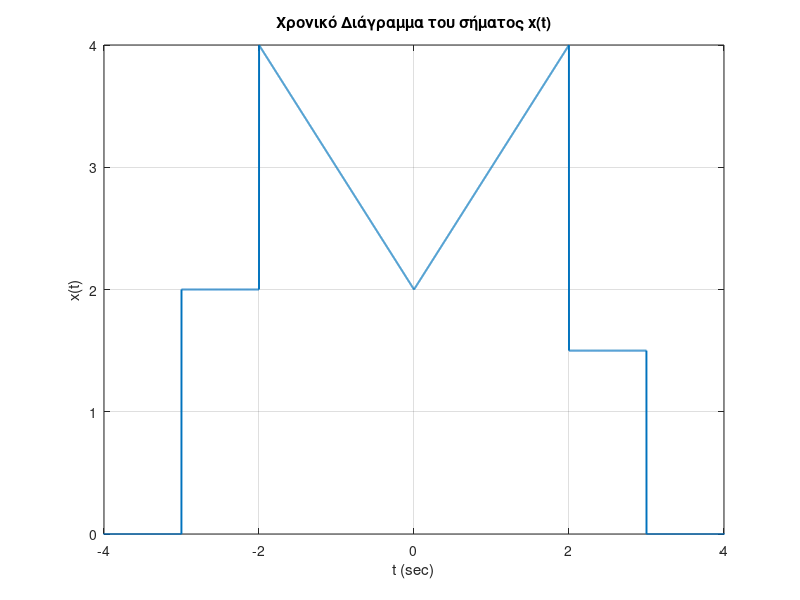

MATLAB code for this plot: (Note: this script raises an error after producing the figure.)
% ================================================================
% spectrum_xt.m
% Υπολογισμός και σχεδίαση του συχνοτικού διαγράμματος πλάτους
% και φάσης του σήματος:
%
% x(t) = 2,     -3 <= t <= -2
%        |t|+2, |t| < 2
%        1.5,   2 <= t < 3
%        0,     αλλού
%
% Ο υπολογισμός του X(jω) γίνεται αριθμητικά με FFT.
% ================================================================

clear; close all; clc;

% === 1. Ορισμός χρονικού διαστήματος και σήματος ===
dt = 0.001;                % χρονικό βήμα (π.χ. 1 ms)
t = -5:dt:5;               % χρονικό διάστημα που περιέχει όλο το σήμα
x = zeros(size(t));        % αρχικοποίηση σήματος

% Ορισμός x(t) σύμφωνα με την εκφώνηση
x(t >= -3 & t <= -2) = 2;                   % 1ο κομμάτι
x(abs(t) < 2) = abs(t(abs(t) < 2)) + 2;     % 2ο κομμάτι (|t|+2)
x(t >= 2 & t < 3) = 1.5;                    % 3ο κομμάτι
% αλλού το x(t) είναι ήδη 0

% --- Γράφημα του σήματος ---
figure('Name','Χρονικό Διάγραμμα x(t)');
plot(t, x, 'LineWidth',1.4);
xlabel('t (sec)'); ylabel('x(t)');
title('Χρονικό Διάγραμμα του σήματος x(t)');
grid on; xlim([-4 4]);

% === 2. Υπολογισμός Μετασχηματισμού Fourier με FFT ===
N = 2^15;                       % μέγεθος FFT (δύναμη του 2)
fs = 1/dt;                      % συχνότητα δειγματοληψίας (Hz)
X = dt * fftshift(fft(x, N));   % FFT με κανονικοποίηση Δt

% Άξονες συχνότητας
f = (-N/2:N/2-1) * (fs/N);      % σε Hz
omega = 2 * pi * f;             % σε rad/s

% Υπολογισμός πλάτους και φάσης
magX = abs(X);
phaseX = angle(X);

% Απόκρυψη φάσης όπου το πλάτος είναι πολύ μικρό (για καθαρό γράφημα)
thresh = max(magX) * 1e-2;
phaseX(magX < thresh) = NaN;

% Ξετύλιγμα (unwrap) και ομαλοποίηση φάσης γύρω από το 0
phaseX = unwrap(phaseX);
phaseX = phaseX - mean(phaseX(~isnan(phaseX)));   % κεντράρισμα
phaseX_deg = phaseX * 180/pi;                     % μετατροπή σε μοίρες

% Ομαλοποίηση για πιο “ήπια” γραμμή
phaseX_smooth = smoothdata(phaseX_deg, 'movmean', 50);

% === 3. Διαγράμματα Πλάτους και Φάσης ===

% --- Φάσμα Πλάτους ---
figure('Name','Φάσμα Πλάτους');
plot(omega, magX, 'LineWidth',1.3);
xlabel('\omega (rad/s)');
ylabel('|X(j\omega)|');
title('Συχνοτικό Διάγραμμα Πλάτους |X(j\omega)|');
grid on; xlim([-50 50]);

% --- Φάσμα Φάσης ---
figure('Name','Φάσμα Φάσης');
idx = magX > max(magX)*1e-2;   % δείξε μόνο εκεί που υπάρχει ενέργεια
plot(omega(idx), phaseX_smooth(idx), 'LineWidth',1.3);
xlabel('\omega (rad/s)');
ylabel('Φάση (μοίρες)');
title('Συχνοτικό Διάγραμμα Φάσης ∠X(j\omega)');
grid on; xlim([-50 50]);

% === 4. Μήνυμα στο Command Window ===
fprintf('✅ Ολοκληρώθηκε ο υπολογισμός του φάσματος X(jω)\n');
fprintf('   Χρονικό βήμα dt = %.4f, Nfft = %d\n', dt, N);
fprintf('   Η περιοχή [-50,50] rad/s δείχνει το κύριο φάσμα.\n');
fprintf('   Η φάση έχει καθαριστεί και φαίνεται ομαλά σε μοίρες.\n');
